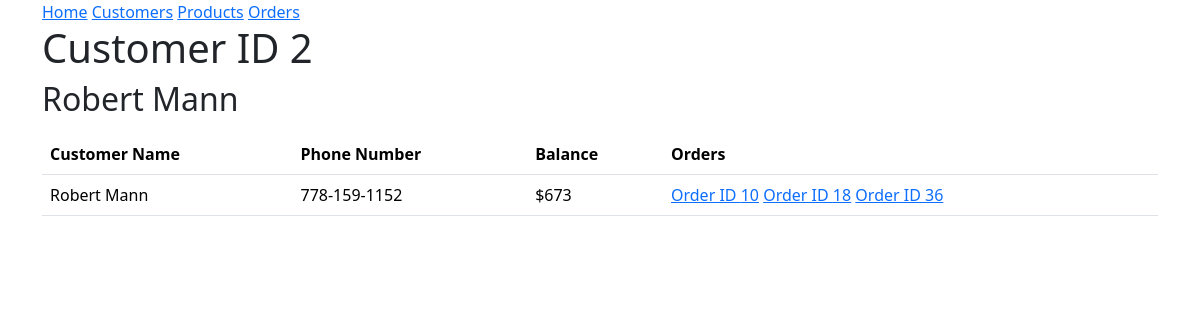
The page /customer/2 on the database its author committed.
### models.py (models this page shows, shortened)
class Customer(db.Model):
 id = mapped_column(Integer, primary_key=True)
 name = mapped_column(String(200), nullable=False, unique=True)
 phone = mapped_column(String(20), nullable=False)
 balance = mapped_column(Numeric, nullable=False, default=0.0)
 orders = relationship("Order")

class Order(db.Model):
    id = mapped_column(Integer, primary_key=True)
    customer_id = mapped_column(Integer, ForeignKey(Customer.id), nullable=False)
    total = mapped_column(Float(200))
    created = mapped_column(DateTime,nullable=False,default=func.now())
    processed = mapped_column(DateTime, nullable=True, default='None')
    customer = relationship("Customer", back_populates="orders")
    products = relationship("ProductOrder", back_populates="order", cascade="all, delete-orphan")

### routes/endpoint.py (the view)
@endpoint.route('/customer/<int:id>', methods=['GET'])
def get_customer(id):
    customer = db.session.execute(db.select(Customer).where(Customer.id == id)).scalars().first()
    if not customer:
        return redirect(url_for('html.get_customers'))
    customers = []
    u = {
        "id": customer.id,
        "name": customer.name,
        "phone": customer.phone,
        'balance': int(customer.balance),
        'orders': customer.orders
    }
    customers.append(u)
    return render_template("detailed.html",id = id, customer = customer.name, customers = customers)

### templates/detailed.html (shortened to what this page needs)
{% extends "base.html" %}
{% block content %}
<h1>Customer ID {{ id }}</h1>
<h2>{{ customer }}</h2>
<table class="table">
    <thead class="thead-dark">
    <th>Customer Name</th>
    <th>Phone Number</th>
    <th>Balance</th>
    <th>Orders</th>
{% for customer in customers %}
<p>
    <tr>
    <td>{{ customer.name }}</td>
    <td>{{ customer.phone }}</td>
    <td>${{ customer.balance }}</td>
    <td>
        {% for order in customer.orders %}
        <a href="{{ url_for('pages.get_order', id=order.id) }}">Order ID {{ order.id }}</a>
        {% endfor %}
    </td>
    </tr>
</p>
{% endfor %}
</table>
{% endblock %}

### rows shown on the page
Customer: name "Robert Mann", phone "778-159-1152", balance "673"
Order: id "10"
Order: id "18"
Order: id "36"

### other values the page prints
{{ id }} "2"
